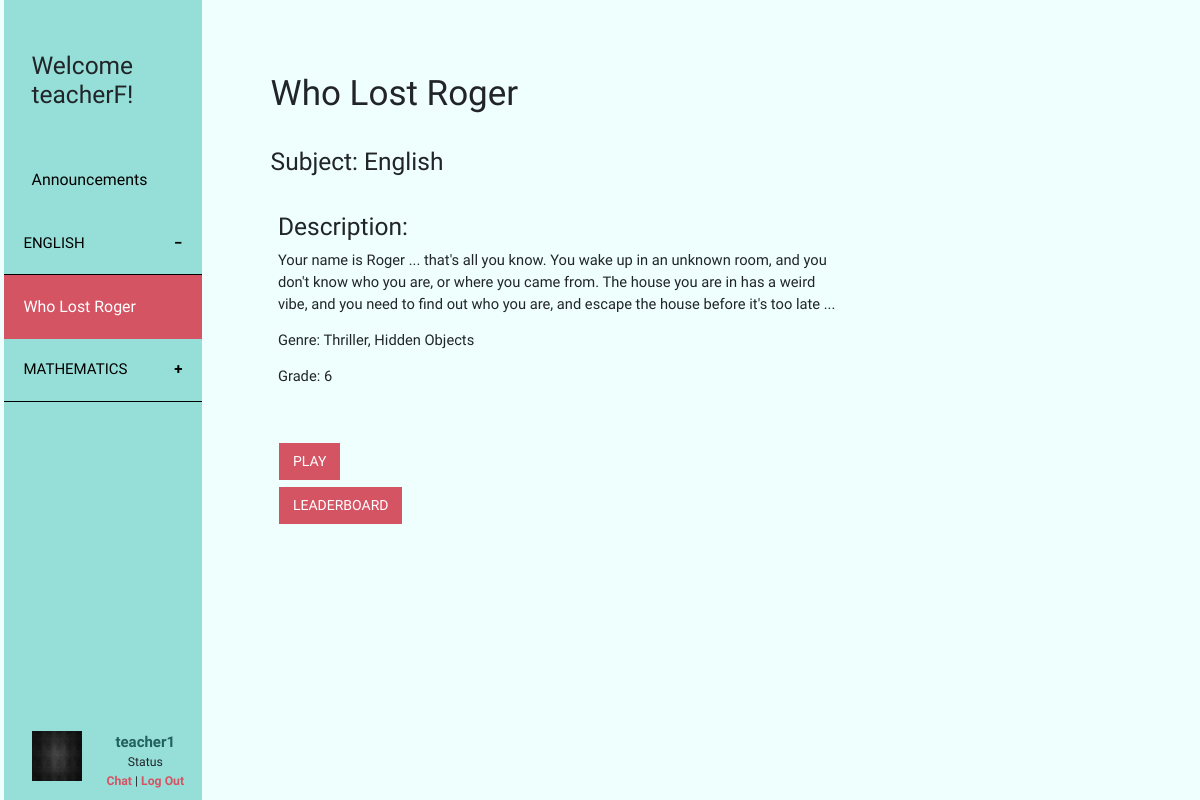
Screenshot of /platform/gameInfo.php (signed in) with the database file from the repository.
### tables this page shows
CREATE TABLE `game` (
  `id` int(10) UNSIGNED NOT NULL,
  `name` varchar(50) NOT NULL,
  `subject` varchar(50) NOT NULL,
  `description` longtext NOT NULL,
  `genre` text NOT NULL,
  `grade` int(11) NOT NULL,
  `status` int(11) NOT NULL
);

### platform/includes/checkLoginStatusForBoth.php (called while the page is built, shortened)
<?php
if (isset($_SESSION['student'])) {
    $user = $_SESSION['student'];
    $status = "student";
}elseif(isset($_SESSION['teacher'])){
    $user = $_SESSION['teacher'];
    $status = "teacher";
} else {
    header('Location: index.php');
}
?>

### platform/includes/dbGame.php (called while the page is built, shortened)
<?php
require_once 'dbFunction.php';
function getAllGame($orderBy = "") {
    $orderBy = strlen($orderBy) > 0 ? "ORDER BY {$orderBy}" : "";
    return getGameBySql("SELECT * FROM {$GLOBALS['table_game']} WHERE status = 0 {$orderBy}");
}
function getByIdGame($id = 0) {
    $result_array = getGameBySql("SELECT * FROM {$GLOBALS['table_game']} WHERE {$GLOBALS['pk_game']}= {$id} AND status = 0 LIMIT 1 ");
    return !empty($result_array) ? array_shift($result_array) : false;
}
function getGameBySql($sql = "") {
    $resultSet = query($sql);
    $resultArray = array();
    while ($row = fetch_array($resultSet)) {
        $resultArray[] = $row;
    }
    return $resultArray;
}
?>

### platform/includes/dbFunction.php (called while the page is built, shortened)
<?php
function query($sql) {
    global $connection;
    $result = mysqli_query($connection, $sql);
    return $result;
}
function fetch_array($result_set) {
    return mysqli_fetch_array($result_set);
}
?>

### platform/gameInfoContent.php (the view, shortened to what this page needs)
<?php
$gameInfo = getByIdGame($gameId);
$gameName = $gameInfo['name'];
$gameSubject = $gameInfo['subject'];
$gameDescription = $gameInfo['description'];
$gameGrade = $gameInfo['grade'];
$gameGenre = $gameInfo['genre'];
$wholostroger_url = '../games/GameExecutables/WhoLostRoger/index.php';
?>
<div role="main" class="main col-md-9 ml-sm-auto col-lg-10 px-4">
    <div class="row" id="gameName">
        <h1><?= $gameName;?></h1>
    </div>
    <div class="row" id="subject">
        <h3>Subject: <?= $gameSubject; ?></h3>
    </div>
    <div class="row" id="description">
        <h3>Description:</h3>
        <p>
            <?= $gameDescription;?>
        </p>
        <p id="genre">
            Genre: <?= $gameGenre;?>
        </p>
        <p id="grade">
            Grade: <?=$gameGrade;?>
        </p>
    </div>
    <?php
    if($status == "teacher"){
        echo '<a class="btn-all mb-2" style="margin-left: 4em; margin-top: 3em;" href="classesProgress.php?gameId='.$gameId.'">Student\'s Progress</a>';
    }elseif($status == "student"){
        echo '<a class="btn-all mb-2" style="margin-left: 4em; margin-top: 3em;" href="' . $wholostroger_url . '">Play</a><br/>';
        echo '<a class="btn-all mb-2" style="margin-left: 4em;" href="studentLeaderboard.php?gameId='.$gameId.'">Leaderboard</a><br/>';
    }
    ?>
</div>

### platform/sideBar.php (shortened to what this page needs)
<?php
include_once "includes/dbGame.php";
$games = getAllGame('subject');
?>
<nav class="col-md-2 d-none d-md-block" style="background-color: #96DFD8; padding: 0px">
    <div class="sidebar-sticky">
        <ul>
            <h2>Welcome <?= $user['firstname']; ?>!</h2>
        </ul>
        <a href="announcements.php" id="sidebar-button"><ul class="sidebar-button-ul">Announcements</ul></a>
        <?php
        $subject = "";
        foreach($games as $row => $rowDetails ){
            if($rowDetails['subject'] != $subject){
                if(isset($gameId) && $gameId == $rowDetails['id']){
                    echo "<button id='game" .$rowDetails['id']. "' class='collapsible active'>{$rowDetails['subject']}</button>";
                }else{
                    echo "<button class='collapsible'>{$rowDetails['subject']}</button>";
                }
            }
            if(isset($gameId) && $gameId == $rowDetails['id']){
                echo '<div class="content sidebar-button-collapsible" style="padding: 10%; max-height:20%;" onclick="selected(this)">';
                echo "<a href='gameInfo.php?gameId={$rowDetails['id']}' style='color: white;'>{$rowDetails['name']}</a>";
                echo '</div>';
            }else{
                echo '<div class="content" onclick="selected(this)">';
                echo "<a href='gameInfo.php?gameId={$rowDetails['id']}' class='btn contentbtn'>{$rowDetails['name']}</a>";
                echo '</div>';
            }
        }
        ?>
        <ul>
            <div class="row bottom-navbar">
                <div class="col-lg-3">
                    <img src="img/<?=$user['profileImage'];?>" onerror="this.onerror=null; this.src='img/dummyimg.png'" style="width: 50px; height: 50px;" >
                </div>
                <div class="col-lg-9">
                    <?php if ($status == "student"){
                        echo '<a class="profiletxt" href="studentProfile.php?id='.$user['id'].'">';
                    }else{
                        echo '<a class="profiletxt" href="teacherProfile.php">';
                    }
                    echo "<b>{$user['username']}</b>";
                    ?>
                    </a>
                    <div clas="row">
                        Status
                    </div>
                    <div clas="row">
                        <a class="onlineButton">Chat</a> |
                        <a class="logout" href="logoutHandler.php">Log Out</a>
                    </div>
                </div>
            </div>
        </ul>
    </div>
</nav>

### platform/css/style.css (style rules this page uses)
html, body { display: -ms-flexbox; display: -webkit-box; display: flex; -ms-flex-align: center; -ms-flex-pack: center; -webkit-box-align: center; align-items: center; -webkit-box-pack: center; justify-content: center; background-color: #effffd; font-size: .875rem; height: 100%; font-family: 'Armata', sans-serif; width: 100%; }
h2 { padding-top: 1.5em; padding-bottom: 1em; font-size: 2em; }
a:hover, a:visited, a:link, a:active { text-decoration: none; }
.btn-signin, .btn-all { display: inline-block; font-weight: 400; line-height: 1.5; vertical-align: middle; cursor: pointer; user-select: none; border: 1px solid transparent; background-color: #D55464; color: white; text-align: center; text-transform: uppercase; }
.btn-all { padding: .5rem .9rem; font-size: 1rem; }
.main { padding: 1% 0 1% 0; }
.bottom-navbar { padding-top: 5%; bottom: 10px; width: 100%; position: absolute; text-align: center; }
.sidebar-sticky { position: -webkit-sticky; position: sticky; top: 0.5%; height: 100vh; padding-top: 1rem; overflow-x: hidden; overflow-y: auto; }
.sidebar-button-ul, .sidebar-button-collapsible { padding-top: 10%; padding-bottom: 10%; margin-bottom: 0; font-size: 1.3em; }
#sidebar-button { color: #000; }
.sidebar-button-collapsible { color: #fff; background-color: #D55464; padding-top: 10%; padding-bottom: 10%; margin-bottom: 0; }
a.profiletxt { color: #22605B; font-size: 15px; }
a.onlineButton { color: #D55464; font-weight: bold; text-decoration: none; }
a.logout { color: #D55464; font-weight: bold; text-decoration: none; }
.collapsible { background-color: #96DFD8; color: #000; cursor: pointer; padding: 10%; width: 100%; border: none; text-align: left; outline: none; font-size: 15px; border-bottom: solid; border-bottom-color: #000; border-bottom-width: thin; text-transform: uppercase; }
.collapsible:after { content: '\002B'; color: #000; font-weight: bold; float: right; margin-left: 5px; }
.active:after { content: "\2212"; }
.content { padding: 0 18px; max-height: 0; overflow: hidden; transition: max-height 0.2s ease-out; }
#gameName, #className, #subject { padding-top: 5em; }
#gameName, #className, #subject, #description { margin-left: 3em; }
#subject, #description, #announcements { padding-top: 2em; }
#description { width: 40em; font-size: 1.2em; }

### rows the page displays
game: subject "ENGLISH", name "Who Lost Roger", subject "English", description "Your name is Roger ... that's all you know. You wake up in an unknown room, and you don't know who you are, or where you came from. The house you are in has a weird vibe, and you need to find out who you are, and escape the house before it's too late ...", genre "Thriller, Hidden Objects", grade "6"
game: subject "MATHEMATICS"

### other values shown
$user['firstname'] "teacherF"
$user['username'] "teacher1"
